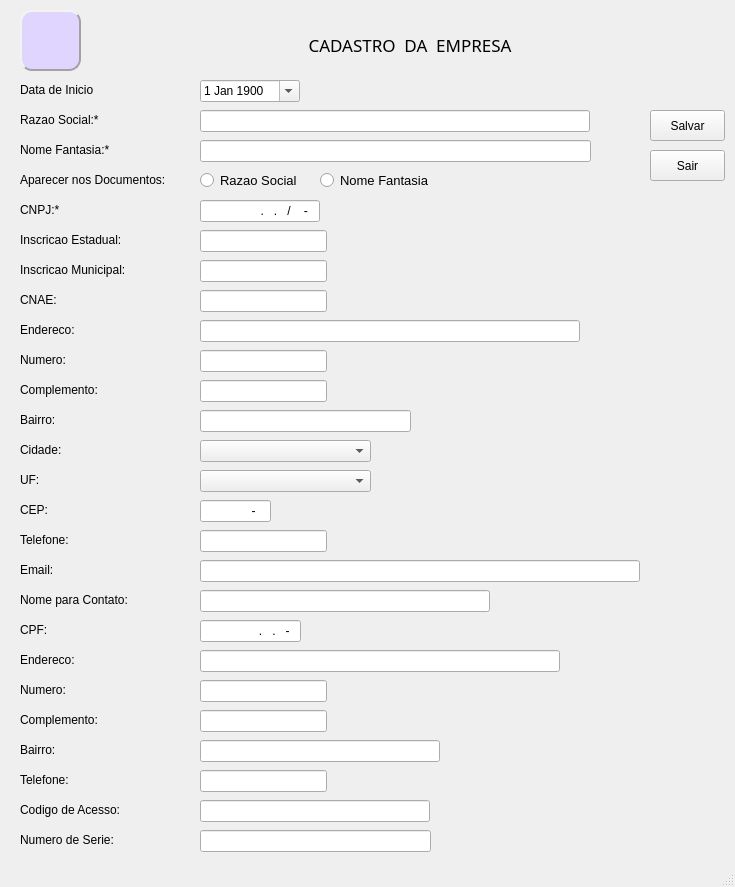
<?xml version="1.0" encoding="UTF-8"?>
<ui version="4.0">
 <class>empresa</class>
 <widget class="QMainWindow" name="empresa">
  <property name="geometry">
   <rect>
    <x>0</x>
    <y>0</y>
    <width>735</width>
    <height>887</height>
   </rect>
  </property>
  <property name="windowTitle">
   <string>MainWindow</string>
  </property>
  <property name="styleSheet">
   <string notr="true"/>
  </property>
  <widget class="QWidget" name="centralwidget">
   <widget class="QLabel" name="label_3">
    <property name="geometry">
     <rect>
      <x>20</x>
      <y>140</y>
      <width>170</width>
      <height>20</height>
     </rect>
    </property>
    <property name="styleSheet">
     <string notr="true"/>
    </property>
    <property name="text">
     <string>Nome Fantasia:*</string>
    </property>
   </widget>
   <widget class="QLineEdit" name="mcgc">
    <property name="geometry">
     <rect>
      <x>200</x>
      <y>200</y>
      <width>120</width>
      <height>22</height>
     </rect>
    </property>
    <property name="styleSheet">
     <string notr="true"/>
    </property>
    <property name="inputMask">
     <string>99.999.999/9999-99</string>
    </property>
    <property name="alignment">
     <set>Qt::AlignRight|Qt::AlignTrailing|Qt::AlignVCenter</set>
    </property>
   </widget>
   <widget class="QComboBox" name="comboBox">
    <property name="geometry">
     <rect>
      <x>200</x>
      <y>470</y>
      <width>171</width>
      <height>22</height>
     </rect>
    </property>
    <property name="styleSheet">
     <string notr="true"/>
    </property>
   </widget>
   <widget class="QLabel" name="label_2">
    <property name="geometry">
     <rect>
      <x>20</x>
      <y>110</y>
      <width>170</width>
      <height>20</height>
     </rect>
    </property>
    <property name="styleSheet">
     <string notr="true"/>
    </property>
    <property name="text">
     <string>Razao Social:*</string>
    </property>
   </widget>
   <widget class="QDateEdit" name="mdataini">
    <property name="geometry">
     <rect>
      <x>200</x>
      <y>80</y>
      <width>100</width>
      <height>22</height>
     </rect>
    </property>
    <property name="styleSheet">
     <string notr="true"/>
    </property>
    <property name="calendarPopup">
     <bool>true</bool>
    </property>
    <property name="date">
     <date>
      <year>1900</year>
      <month>1</month>
      <day>1</day>
     </date>
    </property>
   </widget>
   <widget class="QComboBox" name="comboBox_2">
    <property name="geometry">
     <rect>
      <x>200</x>
      <y>440</y>
      <width>171</width>
      <height>22</height>
     </rect>
    </property>
    <property name="styleSheet">
     <string notr="true"/>
    </property>
   </widget>
   <widget class="QLineEdit" name="mfantasia">
    <property name="geometry">
     <rect>
      <x>200</x>
      <y>140</y>
      <width>391</width>
      <height>22</height>
     </rect>
    </property>
    <property name="styleSheet">
     <string notr="true"/>
    </property>
   </widget>
   <widget class="QLineEdit" name="minsc">
    <property name="geometry">
     <rect>
      <x>200</x>
      <y>230</y>
      <width>127</width>
      <height>22</height>
     </rect>
    </property>
    <property name="styleSheet">
     <string notr="true"/>
    </property>
   </widget>
   <widget class="QLabel" name="label_25">
    <property name="geometry">
     <rect>
      <x>20</x>
      <y>440</y>
      <width>170</width>
      <height>20</height>
     </rect>
    </property>
    <property name="styleSheet">
     <string notr="true"/>
    </property>
    <property name="text">
     <string>Cidade:</string>
    </property>
   </widget>
   <widget class="QLabel" name="label_21">
    <property name="geometry">
     <rect>
      <x>20</x>
      <y>320</y>
      <width>170</width>
      <height>20</height>
     </rect>
    </property>
    <property name="styleSheet">
     <string notr="true"/>
    </property>
    <property name="text">
     <string>Endereco:</string>
    </property>
   </widget>
   <widget class="QLineEdit" name="mrazao">
    <property name="geometry">
     <rect>
      <x>200</x>
      <y>110</y>
      <width>390</width>
      <height>22</height>
     </rect>
    </property>
    <property name="styleSheet">
     <string notr="true"/>
    </property>
   </widget>
   <widget class="QLabel" name="label_9">
    <property name="geometry">
     <rect>
      <x>20</x>
      <y>200</y>
      <width>170</width>
      <height>20</height>
     </rect>
    </property>
    <property name="styleSheet">
     <string notr="true"/>
    </property>
    <property name="text">
     <string>CNPJ:*</string>
    </property>
   </widget>
   <widget class="QLabel" name="label_11">
    <property name="geometry">
     <rect>
      <x>20</x>
      <y>230</y>
      <width>170</width>
      <height>20</height>
     </rect>
    </property>
    <property name="styleSheet">
     <string notr="true"/>
    </property>
    <property name="text">
     <string>Inscricao Estadual:</string>
    </property>
   </widget>
   <widget class="QLineEdit" name="mcnae">
    <property name="geometry">
     <rect>
      <x>200</x>
      <y>290</y>
      <width>127</width>
      <height>22</height>
     </rect>
    </property>
    <property name="styleSheet">
     <string notr="true"/>
    </property>
   </widget>
   <widget class="QLabel" name="label_6">
    <property name="geometry">
     <rect>
      <x>20</x>
      <y>170</y>
      <width>170</width>
      <height>20</height>
     </rect>
    </property>
    <property name="styleSheet">
     <string notr="true"/>
    </property>
    <property name="text">
     <string>Aparecer nos Documentos: </string>
    </property>
   </widget>
   <widget class="QLabel" name="label_13">
    <property name="geometry">
     <rect>
      <x>20</x>
      <y>290</y>
      <width>170</width>
      <height>20</height>
     </rect>
    </property>
    <property name="styleSheet">
     <string notr="true"/>
    </property>
    <property name="text">
     <string>CNAE:</string>
    </property>
   </widget>
   <widget class="QLabel" name="label_12">
    <property name="geometry">
     <rect>
      <x>20</x>
      <y>260</y>
      <width>170</width>
      <height>20</height>
     </rect>
    </property>
    <property name="styleSheet">
     <string notr="true"/>
    </property>
    <property name="text">
     <string>Inscricao Municipal:</string>
    </property>
   </widget>
   <widget class="QLabel" name="label">
    <property name="geometry">
     <rect>
      <x>20</x>
      <y>80</y>
      <width>170</width>
      <height>20</height>
     </rect>
    </property>
    <property name="styleSheet">
     <string notr="true"/>
    </property>
    <property name="text">
     <string>Data de Inicio</string>
    </property>
   </widget>
   <widget class="QLineEdit" name="minsc_mun">
    <property name="geometry">
     <rect>
      <x>200</x>
      <y>260</y>
      <width>127</width>
      <height>22</height>
     </rect>
    </property>
    <property name="styleSheet">
     <string notr="true"/>
    </property>
   </widget>
   <widget class="QLabel" name="label_30">
    <property name="geometry">
     <rect>
      <x>20</x>
      <y>470</y>
      <width>170</width>
      <height>20</height>
     </rect>
    </property>
    <property name="styleSheet">
     <string notr="true"/>
    </property>
    <property name="text">
     <string>UF:</string>
    </property>
   </widget>
   <widget class="QRadioButton" name="rb_nome_cab_razao">
    <property name="geometry">
     <rect>
      <x>200</x>
      <y>170</y>
      <width>111</width>
      <height>20</height>
     </rect>
    </property>
    <property name="font">
     <font>
      <family>Arial</family>
      <pointsize>10</pointsize>
      <italic>false</italic>
      <bold>false</bold>
     </font>
    </property>
    <property name="styleSheet">
     <string notr="true"/>
    </property>
    <property name="text">
     <string>Razao Social</string>
    </property>
   </widget>
   <widget class="QLabel" name="cadastro_empresa">
    <property name="geometry">
     <rect>
      <x>100</x>
      <y>20</y>
      <width>620</width>
      <height>50</height>
     </rect>
    </property>
    <property name="font">
     <font>
      <family>Rockwell Extra Bold</family>
      <pointsize>13</pointsize>
      <italic>false</italic>
      <bold>false</bold>
     </font>
    </property>
    <property name="focusPolicy">
     <enum>Qt::NoFocus</enum>
    </property>
    <property name="layoutDirection">
     <enum>Qt::LeftToRight</enum>
    </property>
    <property name="styleSheet">
     <string notr="true"/>
    </property>
    <property name="text">
     <string>CADASTRO  DA  EMPRESA</string>
    </property>
    <property name="textFormat">
     <enum>Qt::AutoText</enum>
    </property>
    <property name="alignment">
     <set>Qt::AlignCenter</set>
    </property>
   </widget>
   <widget class="QRadioButton" name="rb_nome_cab_fantasia">
    <property name="geometry">
     <rect>
      <x>320</x>
      <y>170</y>
      <width>121</width>
      <height>20</height>
     </rect>
    </property>
    <property name="font">
     <font>
      <family>Arial</family>
      <pointsize>10</pointsize>
      <italic>false</italic>
      <bold>false</bold>
     </font>
    </property>
    <property name="styleSheet">
     <string notr="true"/>
    </property>
    <property name="text">
     <string>Nome Fantasia</string>
    </property>
   </widget>
   <widget class="QLabel" name="label_22">
    <property name="geometry">
     <rect>
      <x>20</x>
      <y>350</y>
      <width>170</width>
      <height>20</height>
     </rect>
    </property>
    <property name="styleSheet">
     <string notr="true"/>
    </property>
    <property name="text">
     <string>Numero:</string>
    </property>
   </widget>
   <widget class="QLabel" name="label_23">
    <property name="geometry">
     <rect>
      <x>20</x>
      <y>380</y>
      <width>170</width>
      <height>20</height>
     </rect>
    </property>
    <property name="styleSheet">
     <string notr="true"/>
    </property>
    <property name="text">
     <string>Complemento:</string>
    </property>
   </widget>
   <widget class="QLabel" name="label_24">
    <property name="geometry">
     <rect>
      <x>20</x>
      <y>410</y>
      <width>170</width>
      <height>20</height>
     </rect>
    </property>
    <property name="styleSheet">
     <string notr="true"/>
    </property>
    <property name="text">
     <string>Bairro:</string>
    </property>
   </widget>
   <widget class="QLabel" name="label_26">
    <property name="geometry">
     <rect>
      <x>20</x>
      <y>500</y>
      <width>170</width>
      <height>20</height>
     </rect>
    </property>
    <property name="styleSheet">
     <string notr="true"/>
    </property>
    <property name="text">
     <string>CEP:</string>
    </property>
   </widget>
   <widget class="QLabel" name="label_27">
    <property name="geometry">
     <rect>
      <x>20</x>
      <y>530</y>
      <width>170</width>
      <height>20</height>
     </rect>
    </property>
    <property name="styleSheet">
     <string notr="true"/>
    </property>
    <property name="text">
     <string>Telefone:</string>
    </property>
   </widget>
   <widget class="QLabel" name="label_28">
    <property name="geometry">
     <rect>
      <x>20</x>
      <y>560</y>
      <width>170</width>
      <height>20</height>
     </rect>
    </property>
    <property name="styleSheet">
     <string notr="true"/>
    </property>
    <property name="text">
     <string>Email:</string>
    </property>
   </widget>
   <widget class="QLabel" name="label_29">
    <property name="geometry">
     <rect>
      <x>20</x>
      <y>590</y>
      <width>170</width>
      <height>20</height>
     </rect>
    </property>
    <property name="styleSheet">
     <string notr="true"/>
    </property>
    <property name="text">
     <string>Nome para Contato:</string>
    </property>
   </widget>
   <widget class="QLabel" name="label_31">
    <property name="geometry">
     <rect>
      <x>20</x>
      <y>620</y>
      <width>170</width>
      <height>20</height>
     </rect>
    </property>
    <property name="styleSheet">
     <string notr="true"/>
    </property>
    <property name="text">
     <string>CPF:</string>
    </property>
   </widget>
   <widget class="QLabel" name="label_32">
    <property name="geometry">
     <rect>
      <x>20</x>
      <y>650</y>
      <width>170</width>
      <height>20</height>
     </rect>
    </property>
    <property name="styleSheet">
     <string notr="true"/>
    </property>
    <property name="text">
     <string>Endereco:</string>
    </property>
   </widget>
   <widget class="QLabel" name="label_33">
    <property name="geometry">
     <rect>
      <x>20</x>
      <y>680</y>
      <width>170</width>
      <height>20</height>
     </rect>
    </property>
    <property name="styleSheet">
     <string notr="true"/>
    </property>
    <property name="text">
     <string>Numero:</string>
    </property>
   </widget>
   <widget class="QLabel" name="label_34">
    <property name="geometry">
     <rect>
      <x>20</x>
      <y>740</y>
      <width>170</width>
      <height>20</height>
     </rect>
    </property>
    <property name="styleSheet">
     <string notr="true"/>
    </property>
    <property name="text">
     <string>Bairro:</string>
    </property>
   </widget>
   <widget class="QLabel" name="label_35">
    <property name="geometry">
     <rect>
      <x>20</x>
      <y>710</y>
      <width>170</width>
      <height>20</height>
     </rect>
    </property>
    <property name="styleSheet">
     <string notr="true"/>
    </property>
    <property name="text">
     <string>Complemento:</string>
    </property>
   </widget>
   <widget class="QLabel" name="label_38">
    <property name="geometry">
     <rect>
      <x>20</x>
      <y>770</y>
      <width>170</width>
      <height>20</height>
     </rect>
    </property>
    <property name="styleSheet">
     <string notr="true"/>
    </property>
    <property name="text">
     <string>Telefone:</string>
    </property>
   </widget>
   <widget class="QLabel" name="label_40">
    <property name="geometry">
     <rect>
      <x>20</x>
      <y>830</y>
      <width>170</width>
      <height>20</height>
     </rect>
    </property>
    <property name="styleSheet">
     <string notr="true"/>
    </property>
    <property name="text">
     <string>Numero de Serie:</string>
    </property>
   </widget>
   <widget class="QLabel" name="label_41">
    <property name="geometry">
     <rect>
      <x>20</x>
      <y>800</y>
      <width>170</width>
      <height>20</height>
     </rect>
    </property>
    <property name="styleSheet">
     <string notr="true"/>
    </property>
    <property name="text">
     <string>Codigo de Acesso:</string>
    </property>
   </widget>
   <widget class="QLineEdit" name="mend_firma">
    <property name="geometry">
     <rect>
      <x>200</x>
      <y>320</y>
      <width>380</width>
      <height>22</height>
     </rect>
    </property>
    <property name="styleSheet">
     <string notr="true"/>
    </property>
   </widget>
   <widget class="QLineEdit" name="mnumero">
    <property name="geometry">
     <rect>
      <x>200</x>
      <y>350</y>
      <width>127</width>
      <height>22</height>
     </rect>
    </property>
    <property name="styleSheet">
     <string notr="true"/>
    </property>
   </widget>
   <widget class="QLineEdit" name="mcomplemento">
    <property name="geometry">
     <rect>
      <x>200</x>
      <y>380</y>
      <width>127</width>
      <height>22</height>
     </rect>
    </property>
    <property name="styleSheet">
     <string notr="true"/>
    </property>
   </widget>
   <widget class="QLineEdit" name="mbairro">
    <property name="geometry">
     <rect>
      <x>200</x>
      <y>410</y>
      <width>211</width>
      <height>22</height>
     </rect>
    </property>
    <property name="styleSheet">
     <string notr="true"/>
    </property>
   </widget>
   <widget class="QLineEdit" name="mcep">
    <property name="geometry">
     <rect>
      <x>200</x>
      <y>500</y>
      <width>71</width>
      <height>22</height>
     </rect>
    </property>
    <property name="styleSheet">
     <string notr="true"/>
    </property>
    <property name="inputMask">
     <string>99999-999</string>
    </property>
    <property name="alignment">
     <set>Qt::AlignRight|Qt::AlignTrailing|Qt::AlignVCenter</set>
    </property>
   </widget>
   <widget class="QLineEdit" name="mfone">
    <property name="geometry">
     <rect>
      <x>200</x>
      <y>530</y>
      <width>127</width>
      <height>22</height>
     </rect>
    </property>
    <property name="styleSheet">
     <string notr="true"/>
    </property>
   </widget>
   <widget class="QLineEdit" name="memail">
    <property name="geometry">
     <rect>
      <x>200</x>
      <y>560</y>
      <width>440</width>
      <height>22</height>
     </rect>
    </property>
    <property name="styleSheet">
     <string notr="true"/>
    </property>
   </widget>
   <widget class="QLineEdit" name="mcontato">
    <property name="geometry">
     <rect>
      <x>200</x>
      <y>590</y>
      <width>290</width>
      <height>22</height>
     </rect>
    </property>
    <property name="styleSheet">
     <string notr="true"/>
    </property>
   </widget>
   <widget class="QLineEdit" name="mcont_cpf">
    <property name="geometry">
     <rect>
      <x>200</x>
      <y>620</y>
      <width>101</width>
      <height>22</height>
     </rect>
    </property>
    <property name="styleSheet">
     <string notr="true"/>
    </property>
    <property name="inputMask">
     <string>999.999.999-99</string>
    </property>
    <property name="alignment">
     <set>Qt::AlignRight|Qt::AlignTrailing|Qt::AlignVCenter</set>
    </property>
   </widget>
   <widget class="QLineEdit" name="mlogradouro">
    <property name="geometry">
     <rect>
      <x>200</x>
      <y>650</y>
      <width>360</width>
      <height>22</height>
     </rect>
    </property>
    <property name="styleSheet">
     <string notr="true"/>
    </property>
   </widget>
   <widget class="QLineEdit" name="mcont_numer">
    <property name="geometry">
     <rect>
      <x>200</x>
      <y>680</y>
      <width>127</width>
      <height>22</height>
     </rect>
    </property>
    <property name="styleSheet">
     <string notr="true"/>
    </property>
   </widget>
   <widget class="QLineEdit" name="mcont_compl">
    <property name="geometry">
     <rect>
      <x>200</x>
      <y>710</y>
      <width>127</width>
      <height>22</height>
     </rect>
    </property>
    <property name="styleSheet">
     <string notr="true"/>
    </property>
   </widget>
   <widget class="QLineEdit" name="mcont_bairr">
    <property name="geometry">
     <rect>
      <x>200</x>
      <y>740</y>
      <width>240</width>
      <height>22</height>
     </rect>
    </property>
    <property name="styleSheet">
     <string notr="true"/>
    </property>
   </widget>
   <widget class="QLineEdit" name="mcont_tel">
    <property name="geometry">
     <rect>
      <x>200</x>
      <y>770</y>
      <width>127</width>
      <height>22</height>
     </rect>
    </property>
    <property name="styleSheet">
     <string notr="true"/>
    </property>
   </widget>
   <widget class="QLineEdit" name="mcod_acess">
    <property name="geometry">
     <rect>
      <x>200</x>
      <y>800</y>
      <width>230</width>
      <height>22</height>
     </rect>
    </property>
    <property name="styleSheet">
     <string notr="true"/>
    </property>
   </widget>
   <widget class="QLineEdit" name="mserie">
    <property name="geometry">
     <rect>
      <x>200</x>
      <y>830</y>
      <width>231</width>
      <height>22</height>
     </rect>
    </property>
    <property name="styleSheet">
     <string notr="true"/>
    </property>
   </widget>
   <widget class="QPushButton" name="bt_salvar">
    <property name="geometry">
     <rect>
      <x>650</x>
      <y>110</y>
      <width>75</width>
      <height>31</height>
     </rect>
    </property>
    <property name="text">
     <string>Salvar</string>
    </property>
   </widget>
   <widget class="QPushButton" name="bt_sair">
    <property name="geometry">
     <rect>
      <x>650</x>
      <y>150</y>
      <width>75</width>
      <height>31</height>
     </rect>
    </property>
    <property name="text">
     <string>Sair</string>
    </property>
   </widget>
   <widget class="QLabel" name="empresa_2">
    <property name="geometry">
     <rect>
      <x>20</x>
      <y>10</y>
      <width>61</width>
      <height>61</height>
     </rect>
    </property>
    <property name="styleSheet">
     <string notr="true">font: 81 10pt &quot;Rockwell Extra Bold&quot;;

background-color: rgb(223, 213, 255);

border-color: rgb(162, 162, 162);

border-style: Outset;
border-width: 2px;
border-radius: 12px;</string>
    </property>
    <property name="text">
     <string/>
    </property>
    <property name="pixmap">
     <pixmap>CADASTRO.png</pixmap>
    </property>
    <property name="scaledContents">
     <bool>true</bool>
    </property>
   </widget>
  </widget>
  <widget class="QStatusBar" name="statusbar"/>
 </widget>
 <tabstops>
  <tabstop>mdataini</tabstop>
  <tabstop>mrazao</tabstop>
  <tabstop>mfantasia</tabstop>
  <tabstop>rb_nome_cab_razao</tabstop>
  <tabstop>rb_nome_cab_fantasia</tabstop>
  <tabstop>mcgc</tabstop>
  <tabstop>minsc</tabstop>
  <tabstop>minsc_mun</tabstop>
  <tabstop>mcnae</tabstop>
  <tabstop>mend_firma</tabstop>
  <tabstop>mnumero</tabstop>
  <tabstop>mcomplemento</tabstop>
  <tabstop>mbairro</tabstop>
  <tabstop>comboBox_2</tabstop>
  <tabstop>comboBox</tabstop>
  <tabstop>mcep</tabstop>
  <tabstop>mfone</tabstop>
  <tabstop>memail</tabstop>
  <tabstop>mcontato</tabstop>
  <tabstop>mcont_cpf</tabstop>
  <tabstop>mlogradouro</tabstop>
  <tabstop>mcont_numer</tabstop>
  <tabstop>mcont_compl</tabstop>
  <tabstop>mcont_bairr</tabstop>
  <tabstop>mcont_tel</tabstop>
  <tabstop>mcod_acess</tabstop>
  <tabstop>mserie</tabstop>
  <tabstop>bt_salvar</tabstop>
  <tabstop>bt_sair</tabstop>
 </tabstops>
 <resources/>
 <connections/>
</ui>
